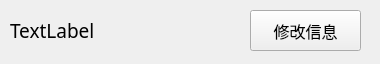
<?xml version="1.0" encoding="UTF-8"?>
<ui version="4.0">
 <class>Wgt_roomEdit</class>
 <widget class="QWidget" name="Wgt_roomEdit">
  <property name="geometry">
   <rect>
    <x>0</x>
    <y>0</y>
    <width>380</width>
    <height>64</height>
   </rect>
  </property>
  <property name="font">
   <font>
    <family>微软雅黑</family>
    <pointsize>14</pointsize>
   </font>
  </property>
  <property name="windowTitle">
   <string>Form</string>
  </property>
  <widget class="QLabel" name="label">
   <property name="geometry">
    <rect>
     <x>10</x>
     <y>10</y>
     <width>181</width>
     <height>41</height>
    </rect>
   </property>
   <property name="text">
    <string>TextLabel</string>
   </property>
  </widget>
  <widget class="QPushButton" name="pBtn">
   <property name="geometry">
    <rect>
     <x>250</x>
     <y>10</y>
     <width>111</width>
     <height>41</height>
    </rect>
   </property>
   <property name="font">
    <font>
     <pointsize>12</pointsize>
    </font>
   </property>
   <property name="text">
    <string>修改信息</string>
   </property>
  </widget>
 </widget>
 <resources/>
 <connections/>
</ui>
